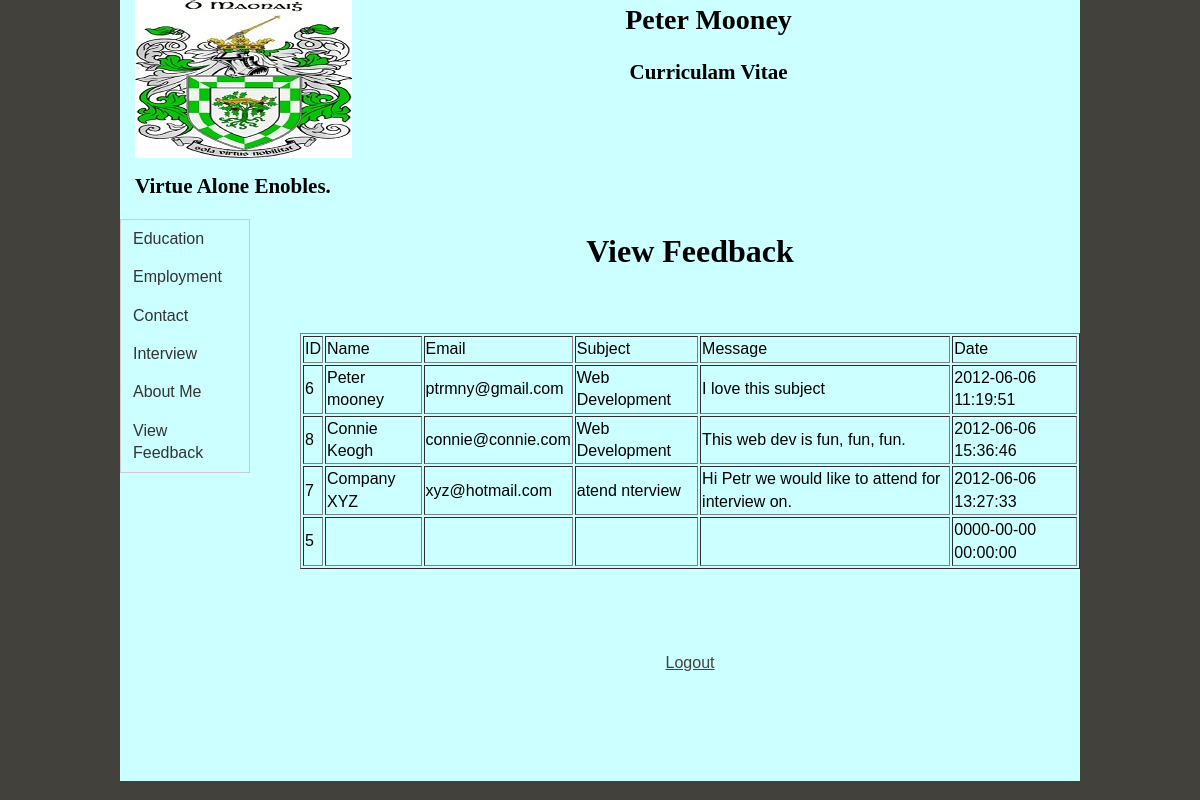
/Peter_Mooney_CV/view_feedback.php, run on the app's committed database.
### tables this page shows
CREATE TABLE IF NOT EXISTS `feedback` (
  `ID` int(3) NOT NULL AUTO_INCREMENT,
  `Name` varchar(20) NOT NULL,
  `Email` varchar(100) NOT NULL,
  `Subject` varchar(100) NOT NULL,
  `Message` text NOT NULL,
  `Date` timestamp NOT NULL DEFAULT CURRENT_TIMESTAMP ON UPDATE CURRENT_TIMESTAMP,
  PRIMARY KEY (`ID`)
);

### Peter_Mooney_CV/view_feedback.php (the view, shortened to what this page needs)
<?php require_once('Connections/test.php'); ?>
<?php
$logoutAction = $_SERVER['PHP_SELF']."?doLogout=true";
?>
<?php
$maxRows_see_feedback = 5;
$pageNum_see_feedback = 0;
$startRow_see_feedback = $pageNum_see_feedback * $maxRows_see_feedback;
$query_see_feedback = "SELECT * FROM feedback ORDER BY Subject DESC";
$query_limit_see_feedback = sprintf("%s LIMIT %d, %d", $query_see_feedback, $startRow_see_feedback, $maxRows_see_feedback);
$see_feedback = mysql_query($query_limit_see_feedback, $test) or die(mysql_error());
$row_see_feedback = mysql_fetch_assoc($see_feedback);
if (isset($_GET['totalRows_see_feedback'])) {
  $totalRows_see_feedback = $_GET['totalRows_see_feedback'];
} else {
  $all_see_feedback = mysql_query($query_see_feedback);
  $totalRows_see_feedback = mysql_num_rows($all_see_feedback);
}
$totalPages_see_feedback = ceil($totalRows_see_feedback/$maxRows_see_feedback)-1;
?>
<!DOCTYPE html PUBLIC "-//W3C//DTD XHTML 1.0 Transitional//EN" "http://www.w3.org/TR/xhtml1/DTD/xhtml1-transitional.dtd">
<html xmlns="http://www.w3.org/1999/xhtml">
<head>
<link href="/Indes.dwt" rel="stylesheet" type="text/css" />
<link href="SpryAssets/SpryMenuBarVertical.css" rel="stylesheet" type="text/css" />
<link href="style.css" rel="stylesheet" type="text/css" />
</head>
<body>
<div class="container">
  <div class="header">
    <h1 align="center"><img src="Images/mooney.jpg" alt="" width="217" height="158" align="left" />Peter Mooney</h1>
    <h2 align="center">Curriculam Vitae</h2>
<p>&nbsp;</p>
<p>&nbsp;</p>
<h2>Virtue Alone Enobles.</h2>
  </div>
  <div class="sidebar1">
    <ul id="MenuBar1" class="MenuBarVertical">
<li><a href="Education.php">Education</a></li>
<li><a href="Employment.php">Employment</a></li>
<li><a href="Contact.php">Contact</a></li>
<li><a href="Attend_Interview.php">Interview</a></li>
<li><a href="About Me.php">About Me</a></li>
<li><a href="view_feedback.php">View Feedback</a></li>
    </ul>
   </div>
  <div class="content">
      <h1 align="center" id="View_Feedback">View Feedback</h1>
      <p align="center">&nbsp;</p>
      <table border="1">
        <tr>
          <td>ID</td>
          <td>Name</td>
          <td>Email</td>
          <td>Subject</td>
          <td>Message</td>
          <td>Date</td>
        </tr>
        <?php do { ?>
          <tr>
            <td><?php echo $row_see_feedback['ID']; ?></td>
            <td><?php echo $row_see_feedback['Name']; ?></td>
            <td><?php echo $row_see_feedback['Email']; ?></td>
            <td><?php echo $row_see_feedback['Subject']; ?></td>
            <td><?php echo $row_see_feedback['Message']; ?></td>
            <td><?php echo $row_see_feedback['Date']; ?></td>
          </tr>
          <?php } while ($row_see_feedback = mysql_fetch_assoc($see_feedback)); ?>
      </table>
<p>&nbsp;</p>
<p>&nbsp;
<div align="center">
  <table border="0">
    <tr>
      <td><?php if ($pageNum_see_feedback > 0) {  ?>
          <?php }  ?></td>
      <td><?php if ($pageNum_see_feedback > 0) {  ?>
          <?php }  ?></td>
      <td><?php if ($pageNum_see_feedback < $totalPages_see_feedback) {  ?>
          <?php }  ?></td>
      <td><?php if ($pageNum_see_feedback < $totalPages_see_feedback) {  ?>
          <?php }  ?></td>
      </tr>
  </table>
  <form id="form1" name="form1" method="post" action="">
    <a href="<?php echo $logoutAction ?>">Logout</a>
  </form>
  <p>&nbsp;</p>
</div>
</p>
  </div>
  <div class="footer">
    <p>&nbsp;</p>
    </div>
  </div>
</body>
</html>

### Peter_Mooney_CV/SpryAssets/SpryMenuBarVertical.css (style rules this page uses)
ul.MenuBarVertical { margin: 0; padding: 0; list-style-type: none; font-size: 100%; cursor: default; width: 8em; color: #000; background-color: #CFF; }
ul.MenuBarVertical li { margin: 0; padding: 0; list-style-type: none; font-size: 100%; position: relative; text-align: left; cursor: pointer; width: 8em; }
ul.MenuBarVertical { border: 1px solid #CCC; }
ul.MenuBarVertical a { display: block; cursor: pointer; background-color: #CFF; padding: 0.5em 0.75em; color: #333; text-decoration: none; }

### Peter_Mooney_CV/style.css (style rules this page uses)
body { font: 100%/1.4 Verdana, Arial, Helvetica, sans-serif; background: #42413C; margin: 0; padding: 0; color: #000; }
ul, ol, dl { padding: 0; margin: 0; }
h1, h2, h3, h4, h5, h6, p { margin-top: 0; padding-right: 15px; padding-left: 15px; font-family: "Times New Roman", Times, serif; }
a:link { color: #42413C; text-decoration: underline; }
.container { width: 960px; margin: 0 auto; background-color: #CFF; }
.header { background-color: #CFF; font-size: 14px; }
.sidebar1 { float: left; width: 180px; padding-bottom: 10px; background-color: #CFF; }
.content { padding: 10px 0; width: 780px; float: left; }
.footer { padding: 10px 0; position: relative; clear: both; background-color: #CFF; }

### data on the page
feedback: ID "6", Name "Peter mooney", Email "ptrmny@gmail.com", Subject "Web Development", Message "I love this subject", Date "2012-06-06 11:19:51"
feedback: ID "8", Name "Connie Keogh", Email "connie@connie.com", Subject "Web Development", Message "This web dev is fun, fun, fun.", Date "2012-06-06 15:36:46"
feedback: ID "7", Name "Company XYZ", Email "xyz@hotmail.com", Subject "atend nterview", Message "Hi Petr we would like to attend for interview on.", Date "2012-06-06 13:27:33"
feedback: ID "5", Date "0000-00-00 00:00:00"
